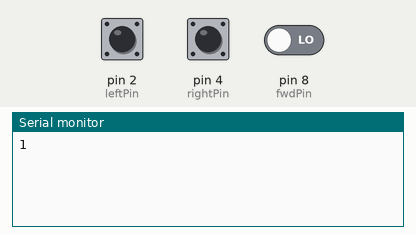
Simulated run of this sketch. Board: Arduino Uno, built with avr-gcc and run on an emulated ATmega328P. Shown: the last lines printed to the serial monitor. The inputs (shaded band) are chosen by the test bench; at power-on: pin 2 (leftPin) LOW, pin 4 (rightPin) LOW, pin 8 (fwdPin) LOW. No radio packets arrive unless stated.

Above: at 1.2 s.
1.3 s: pin 2 (leftPin) pulled HIGH for 0.15 s
At 2.1 s:
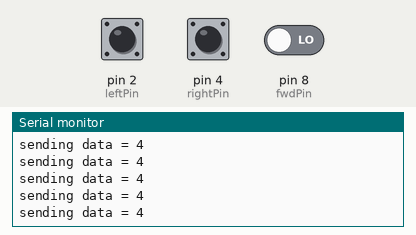
2.9 s: pin 4 (rightPin) pulled HIGH for 0.15 s
At 4.2 s:
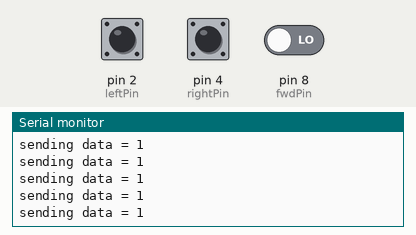
4.5 s: pin 8 (fwdPin) driven HIGH
At 5.3 s:
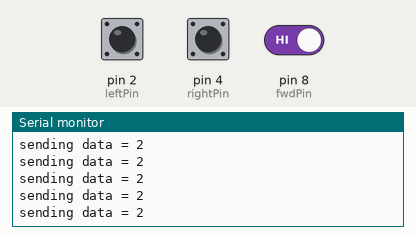
6.0 s: pin 2 (leftPin) pulled HIGH for 1 s
At 6.5 s:
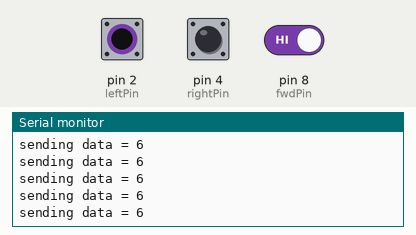
Timing chart, 0 to 8.5 s (numbered marks = the images above; inputs shaded):
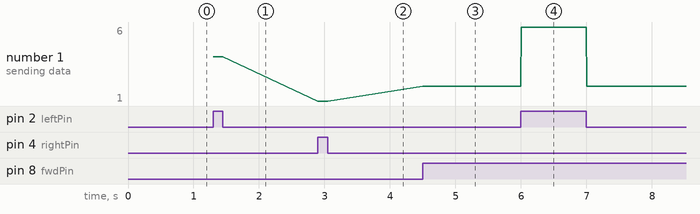

Measured:
- after the input at 1.3 s, the serial monitor: prints a new line at once (image 1)
- after the input at 2.9 s, the serial monitor: prints a new line at once (image 2)
- after the input at 4.5 s, the serial monitor: prints a new line at once (image 3)
- after the input at 6.0 s, the serial monitor: prints a new line at once (image 4)
- plotted number 1: 1 → 2 after the input at 4.5 s

The sketch:

transmit-basic.ino
```cpp
/*
   Example using the nRF24L01 radio module to communicate
   between two Arduinos,
   the transmitter is connected to some pushbuttons
   the receiver is connected to a motor driver
*/

// Pin usage
// nRF24L01 uses SPI which is fixed on pins 11, 12, and 13.
// It also requires two other signals
// (CE = Chip Enable, CSN = Chip Select Not)
// Which can be any pins:

const int CEPIN = 9;
const int CSNPIN = 10;

// In summary,
// nRF 24L01 pin    Arduino pin   name
//          1                     GND
//          2                     3.3V
//          3             9       CE
//          4             10      CSN
//          5             13      SCLK
//          6             11      MOSI/COPI
//          7             12      MISO/CIPO

#include <SPI.h>
#include <nRF24L01.h>
#include <RF24.h>
RF24 radio(CEPIN, CSNPIN);                // CE, CSN

// Byte of array representing the address.
// This is the address where we will send the data.
// This should be same on the receiving side.
const byte address[6] = "00001";

// Pins for the pushbuttons
const int leftPin = 2;
const int rightPin = 4;
const int fwdPin = 8;

void setup() {
  Serial.begin(115200);

  boolean retval = radio.begin();   //Starting the Wireless communication
  Serial.println(retval);
  radio.openWritingPipe(address);  //destination addres
  radio.setPALevel(RF24_PA_MIN);   // min or max
  radio.stopListening();           //This sets the module as transmitter
}
void loop() {

int left = digitalRead(leftPin) << 2;
int fwd = digitalRead(fwdPin) << 1;
int right = digitalRead(rightPin) << 0;
int data = left | fwd | right;
    if (data) {
      Serial.print( "sending data = " );
      Serial.println(data);
      radio.write(&data, sizeof(data)) ;
    }
}
```
